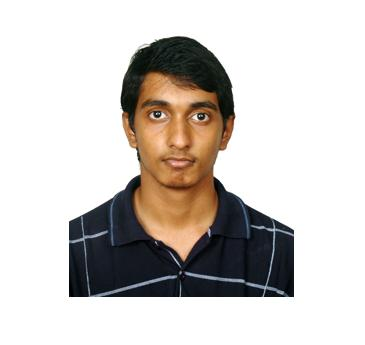
%> input picture Computer_Vision/Assignment-1/Q1/225-275/0004.jpg, 365 x 345 px
$ octave untitled6.m   (GNU Octave 9; MATLAB toolbox functions it lacks are replaced by stand-ins)
%> lines starting %> are read from the running program, lines starting %| are printed output that depends on the picture; in (x1, y1, x2, y2) boxes, pixels count from 0 and x2, y2 are one past the last pixel; in counts of white or black regions, pixels touching at a corner belong together; the program's own positions count from 1
a=imread('0004.jpg');
%> a is the input picture: size 345x365x3 uint8; mean R, G, B 206.4, 201.5, 197.7
b=rgb2gray(a);
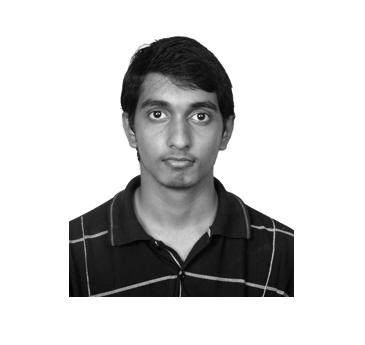
%> b: size 345x365 uint8; min 0, max 255, mean 202.6
c=edge(b,'canny');
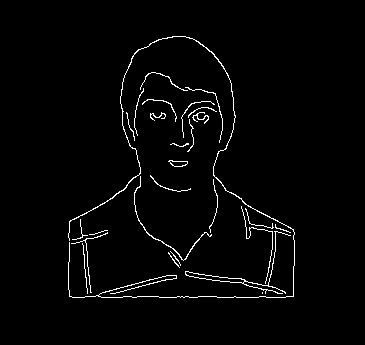
%> c: size 345x365 logical; 2.2% white in thin lines or dots, all inside (x1, y1, x2, y2) = (68, 36, 295, 298)
d=edge(b,'log');
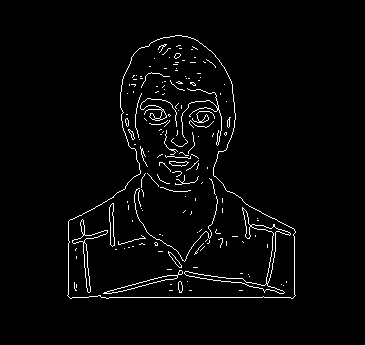
%> d: size 345x365 logical; 2.8% white in thin lines or dots, all inside (x1, y1, x2, y2) = (67, 35, 296, 299)
e=edge(b,'prewitt');
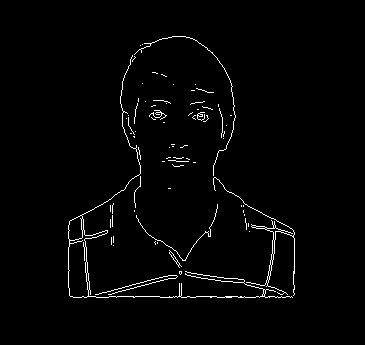
%> e: size 345x365 logical; 1.9% white in thin lines or dots, all inside (x1, y1, x2, y2) = (68, 36, 295, 298)
f=edge(b,'roberts');
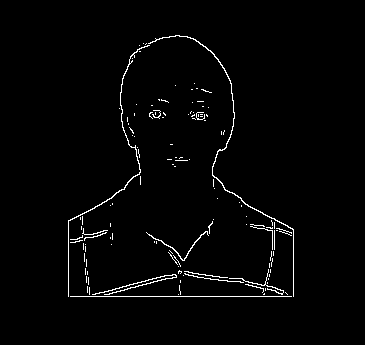
%> f: size 345x365 logical; 1.9% white in thin lines or dots, all inside (x1, y1, x2, y2) = (68, 35, 294, 297)
g=edge(b,'sobel');
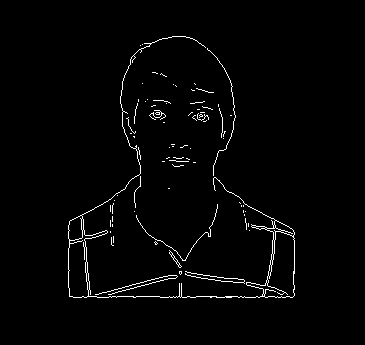
%> g: size 345x365 logical; 1.9% white in thin lines or dots, all inside (x1, y1, x2, y2) = (68, 36, 295, 298)
h=edge(b,'zerocross');
ci=imcomplement(c);
di=imcomplement(d);
ei=imcomplement(e);
fi=imcomplement(f);
gi=imcomplement(g);
hi=imcomplement(h);
imshow(b);
